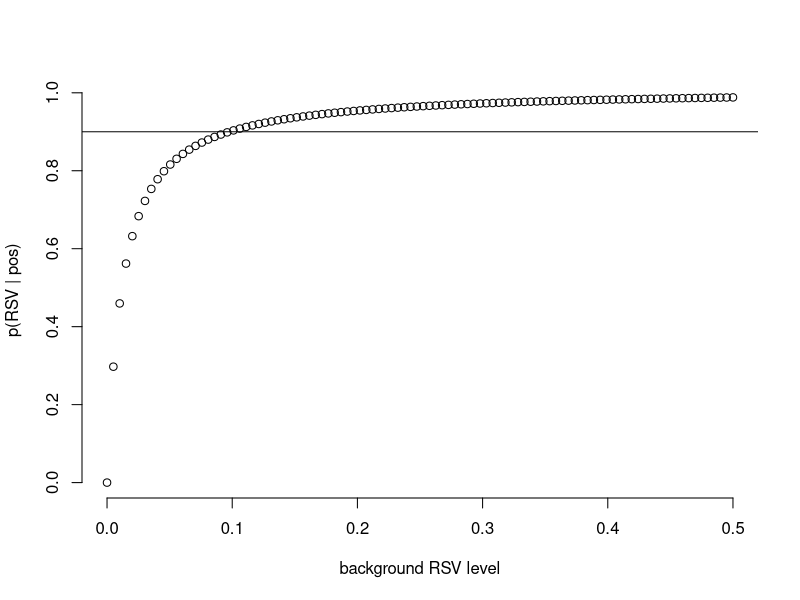

Write the R code that produced this figure.
## ---- chunk 1
pRSV = (5*7*3)/7000
pRSV
## ---- chunk 2
pPosRSV = 0.917
## ---- chunk 3
pPos = 0.917*pRSV + (1-0.989)*(1-pRSV)
pPos
## ---- chunk 4
pRSV.Pos = (pPosRSV * pRSV)/pPos
pRSV.Pos
## ---- chunk 5
rsvFunction <- function(myPrior, mySensitivity, mySpecificity){
  myMarginal = mySensitivity*myPrior + (1-mySpecificity)*(1-myPrior)#get the marginal likelihood of the data
  myPosterior =  (mySensitivity * myPrior)/myMarginal #run Baye's theorem
  return(myPosterior)
}

## ---- chunk 6
mySensitivity = 0.917
mySpecificity = 0.989
RSVgrid = seq(0,0.5, length=100)

#calculate the posterior probability for a grid of background infection rates
myRSVs = rsvFunction(RSVgrid, mySensitivity, mySpecificity)

plot(RSVgrid, myRSVs, bty='n', ylab = "p(RSV | pos)", xlab = "background RSV level")
abline(h=0.9)

#figure out the smallest value that is above .9
RSVgrid[min(which(myRSVs > 0.9))]


